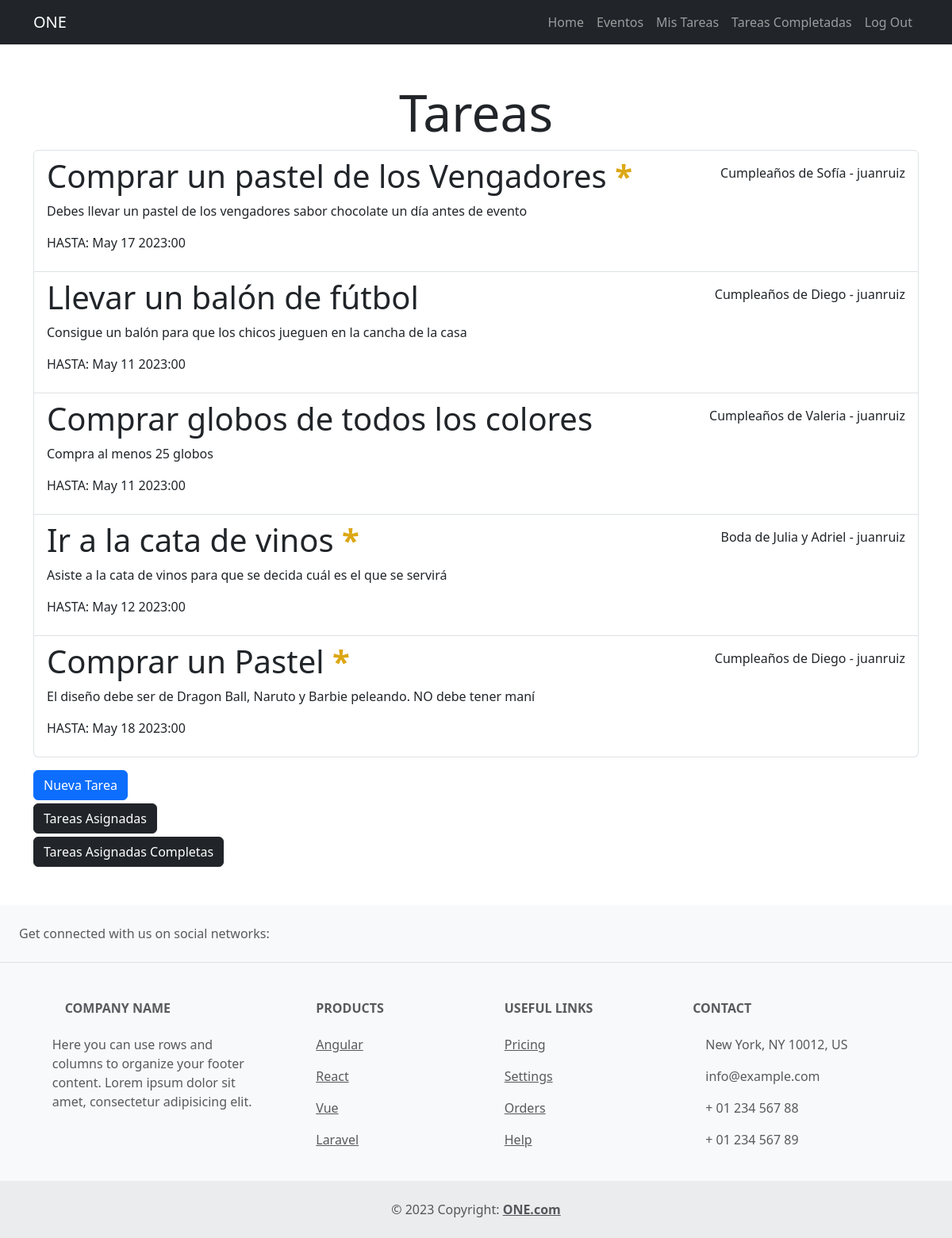
Screenshot of /tasks/ (signed in) with the database file from the repository.
### tasks/models.py (models this page shows, shortened)
class Task(models.Model):
    title = models.CharField(max_length=80)
    descripcion = models.TextField(blank=True)
    fechaCreacion = models.DateTimeField(auto_now_add=True)
    fechaLim= models.DateTimeField(null = True, blank = True)
    fechaTer= models.DateTimeField(null = True, blank = True)
    importante = models.BooleanField(default=False)
    user = models.ForeignKey(User, on_delete=models.CASCADE)
    evento = models.ForeignKey(Evento, blank=True , on_delete=models.CASCADE)
    asignado_a = models.ForeignKey(User, null=True, blank=True, related_name='tasks_assigned', on_delete=models.SET_NULL)

### event/models.py (models this page shows, shortened)
class Evento(models.Model):
    nombre = models.CharField(max_length=80)
    descripcion = models.TextField(blank=True)
    fechaCreacion = models.DateTimeField(auto_now_add=True)
    fecha= models.DateField(null = True, blank = True)
    ubicacion = models.CharField(max_length=200)
    user = models.ForeignKey(User, on_delete=models.CASCADE)

### tasks/views.py (the view)
# urls.py: path('tasks/', tasks, name= 'tasks'),
@login_required
def tasks(request):
    tasks = Task.objects.filter(user=request.user, fechaTer__isnull=True)
    return render(request, 'tasks.html', {'tasks': tasks, 'eventos': Evento})

### tasks/templates/tasks.html (shortened to what this page needs)
{% extends 'base.html' %}
{% block content%}
<main class="container">
    <div class="row">
        <div class="col-md-12">
            <h1 class="mt-5 text-center display-3">Tareas</h1>
            <ul class="list-group">
                {% for task in tasks %}
                <a href="{% url 'task_detail' task.id %}" class="list-group-item">
                    <header class="d-flex justify-content-between">
                        {% if task.importante %}
                            <h1 class="fw-bold-3"> {{task.title}} <strong style="color: rgb(220, 167, 20);">*</strong></strong></h1>
                        {% else %}
                            <h1 class="fw-bold-3"> {{task.title}}</h1>
                        {% endif %}
                        <p class="mt-2"> {{task.evento.nombre}} - {{task.user.username}} </p>
                    </header>
                    <p> {{task.descripcion}} </p>
                    {% if task.fechaTer == null %}
                        <p> HASTA: {{task.fechaLim|date:'M j Y:i'}} </p>
                    {% else %}
                        <p> TERMINADA: {{task.fechaTer|date:'M j Y:i'}} </p>
                    {% endif %}
                </a>
                {% endfor %}
            </ul>
            <form action="{% url 'crear_task' %}"  method="post">
                <button class="btn btn-primary mt-3">Nueva Tarea</button>
            </form>
            <form action="{% url 'user_tasks' %}"  method="POST">
                <button class="btn btn-dark mt-1" >Tareas Asignadas</button>
            </form>
            <form action="{% url 'user_tasks' %}"  method="POST">
                <button class="btn btn-dark mt-1 mb-5" >Tareas Asignadas Completas</button>
            </form>
        </div>
    </div>
</main>
{% endblock %}

### rows the page displays
Task: title "Comprar un pastel de los Vengadores", evento.nombre "Cumpleaños de Sofía", user.username "juanruiz", descripcion "Debes llevar un pastel de los vengadores sabor chocolate un día antes de evento", fechaLim "May 17 2023:00"
Task: title "Llevar un balón de fútbol", evento.nombre "Cumpleaños de Diego", user.username "juanruiz", descripcion "Consigue un balón para que los chicos jueguen en la cancha de la casa", fechaLim "May 11 2023:00"
Task: title "Comprar globos de todos los colores", evento.nombre "Cumpleaños de Valeria", user.username "juanruiz", descripcion "Compra al menos 25 globos", fechaLim "May 11 2023:00"
Task: title "Ir a la cata de vinos", evento.nombre "Boda de Julia y Adriel", user.username "juanruiz", descripcion "Asiste a la cata de vinos para que se decida cuál es el que se servirá", fechaLim "May 12 2023:00"
Task: title "Comprar un Pastel", evento.nombre "Cumpleaños de Diego", user.username "juanruiz", descripcion "El diseño debe ser de Dragon Ball, Naruto y Barbie peleando. NO debe tener maní", fechaLim "May 18 2023:00"
